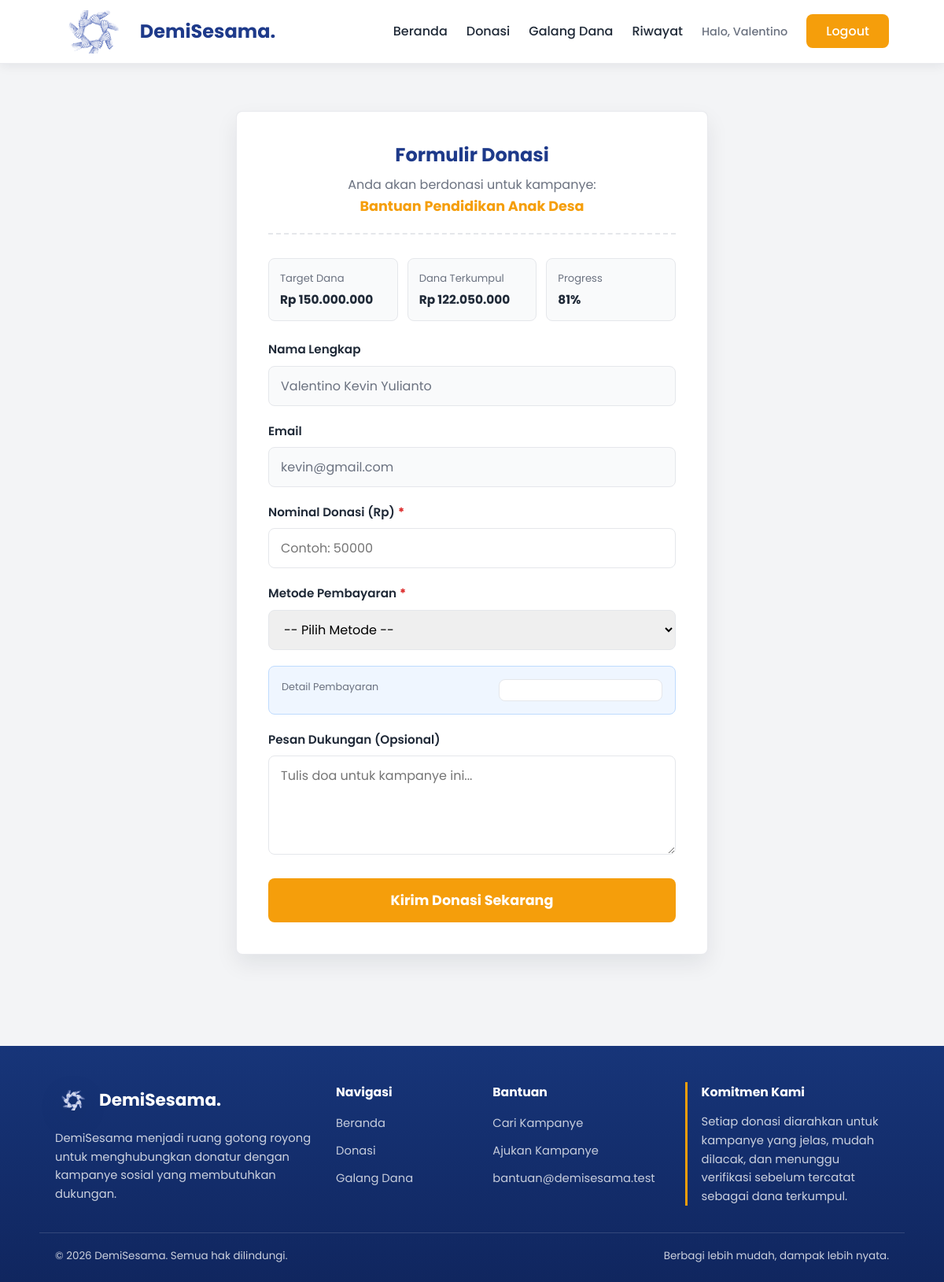
Screenshot of /pages/donasi.php?id=5 (signed in) with the database file from the repository.
### tables this page shows
CREATE TABLE `kampanye` (
  `id_kampanye` int(11) NOT NULL AUTO_INCREMENT,
  `id_penyelenggara` int(11) NOT NULL,
  `judul_kampanye` varchar(100) NOT NULL,
  `kategori` varchar(50) NOT NULL,
  `lokasi` varchar(100) NOT NULL,
  `deskripsi` varchar(1000) NOT NULL,
  `target_dana` int(15) NOT NULL,
  `dana_terkumpul` int(15) NOT NULL DEFAULT 0,
  `batas_waktu` date NOT NULL,
  `gambar_poster` varchar(255) NOT NULL,
  `status` ENUM('pending', 'approved', 'rejected', 'completed') NOT NULL DEFAULT 'pending',
  PRIMARY KEY (`id_kampanye`),
  KEY `id_penyelenggara` (`id_penyelenggara`),
  CONSTRAINT `kampanye_ibfk_1`
    FOREIGN KEY (`id_penyelenggara`)
    REFERENCES `penyelenggara` (`id_penyelenggara`)
    ON DELETE CASCADE
    ON UPDATE CASCADE
);

CREATE TABLE `donatur` (
  `id_donatur` int(11) NOT NULL AUTO_INCREMENT,
  `nama_lengkap` varchar(50) NOT NULL,
  `email` varchar(50) NOT NULL,
  `nomor_telepon` varchar(15) NOT NULL,
  `password` varchar(50) NOT NULL,
  PRIMARY KEY (`id_donatur`)
);

### components/path_helper.php (called while the page is built, shortened)
<?php
if (!function_exists('appBaseUrl')) {
    function appBaseUrl() {
        static $base_url = null;
        if ($base_url !== null) {
            return $base_url;
        }
        $document_root = realpath($_SERVER['DOCUMENT_ROOT'] ?? '');
        $project_root = realpath(dirname(__DIR__));
        if ($document_root && $project_root && strpos($project_root, $document_root) === 0) {
            $relative = trim(str_replace('\\', '/', substr($project_root, strlen($document_root))), '/');
            $base_url = '/' . ($relative !== '' ? $relative . '/' : '');
            return $base_url;
        }
        $script_name = str_replace('\\', '/', $_SERVER['SCRIPT_NAME'] ?? '/');
        $base_url = preg_replace('#/(admin|auth|pages)/[^/]*$#', '/', $script_name);
        $base_url = preg_replace('#/[^/]*$#', '/', $base_url);
        return $base_url ?: '/';
    }
}
if (!function_exists('url_for')) {
    function url_for($path = '') {
        $path = (string) $path;
        return appBaseUrl() . ltrim($path, '/');
    }
}
if (!function_exists('asset_url')) {
    function asset_url($path) {
        return url_for($path);
    }
}
if (!function_exists('current_page_path')) {
    function current_page_path() {
        $script_name = str_replace('\\', '/', $_SERVER['SCRIPT_NAME'] ?? '');
        $base_url = appBaseUrl();
        return ltrim(basename($script_name), '/');
    }
}
?>

### components/donation_service.php (called while the page is built, shortened)
<?php
require_once __DIR__ . "/donation_helper.php";
if (!function_exists('getCampaignForDonation')) {
    function getCampaignForDonation($conn, $id_kampanye) {
        $id_kampanye = (int) $id_kampanye;
        $stmt = mysqli_prepare(
            $conn,
            "SELECT k.*, p.nama_penyelenggara
             FROM kampanye k
             INNER JOIN penyelenggara p ON p.id_penyelenggara = k.id_penyelenggara
             WHERE k.id_kampanye = ?"
        );
        mysqli_stmt_bind_param($stmt, "i", $id_kampanye);
        mysqli_stmt_execute($stmt);
        $result = mysqli_stmt_get_result($stmt);
        $campaign = $result ? mysqli_fetch_assoc($result) : null;
        return $campaign;
    }
}
if (!function_exists('getDonorById')) {
    function getDonorById($conn, $id_donatur) {
        $id_donatur = (int) $id_donatur;
        $stmt = mysqli_prepare($conn, "SELECT id_donatur, nama_lengkap, email FROM donatur WHERE id_donatur = ?");
        mysqli_stmt_bind_param($stmt, "i", $id_donatur);
        mysqli_stmt_execute($stmt);
        $result = mysqli_stmt_get_result($stmt);
        $donor = $result ? mysqli_fetch_assoc($result) : null;
        return $donor;
    }
}
?>

### components/donation_helper.php (called while the page is built, shortened)
<?php
require_once __DIR__ . "/path_helper.php";
if (!function_exists('e')) {
    function e($value) {
        return htmlspecialchars((string) $value, ENT_QUOTES, 'UTF-8');
    }
}
if (!function_exists('formatRupiah')) {
    function formatRupiah($value) {
        return "Rp " . number_format((float) $value, 0, ',', '.');
    }
}
if (!function_exists('isCampaignClosed')) {
    function isCampaignClosed($campaign) {
        $status = strtolower((string) ($campaign['status'] ?? ''));
        $target = (float) ($campaign['target_dana'] ?? 0);
        $collected = (float) ($campaign['dana_terkumpul'] ?? 0);
        if (!empty($campaign['batas_waktu'])) {
            $today = new DateTime('today');
            $deadline = new DateTime($campaign['batas_waktu']);
        }
        return false;
    }
}
?>

### pages/donasi.php (the view, shortened to what this page needs)
<?php
require_once("../components/db_conn.php");
require_once("../components/donation_service.php");
$id_kampanye = filter_input(INPUT_GET, 'id', FILTER_VALIDATE_INT);
$kampanye = getCampaignForDonation($conn, $id_kampanye);
$donatur = getDonorById($conn, $_SESSION['id_donatur']);
$nominal = $_POST['nominal'] ?? '';
$pesan = $_POST['pesan'] ?? '';
$target = $kampanye ? (float) $kampanye['target_dana'] : 0;
$terkumpul = $kampanye ? (float) $kampanye['dana_terkumpul'] : 0;
$persentase = $target > 0 ? min(round(($terkumpul / $target) * 100), 100) : 0;
$campaign_closed = $kampanye ? isCampaignClosed($kampanye) : false;
?>
<!DOCTYPE html>
<html lang="id">
<head>
    <link rel="stylesheet" href="<?php echo asset_url('css/global.css?v=3'); ?>">
    <link rel="stylesheet" href="<?php echo asset_url('css/form.css?v=3'); ?>">
</head>
<body>
    <?php include_once("../components/nav.php") ?>
    <main class="halaman-form">
        <div class="container form-container">
            <div class="form-card">
                <?php if (!$kampanye): ?>
                    <div class="ringkasan-donasi">
                        <h2>Kampanye tidak ditemukan</h2>
                        <p>Silakan kembali ke daftar kampanye dan pilih donasi yang tersedia.</p>
                    </div>
                    <a href="<?php echo url_for('index.php#kampanye'); ?>" class="btn-kembali-home">Kembali ke Kampanye</a>
                <?php else: ?>
                    <div class="ringkasan-donasi">
                        <h2>Formulir Donasi</h2>
                        <p>Anda akan berdonasi untuk kampanye:<br><strong><?php echo e($kampanye['judul_kampanye']); ?></strong></p>
                    </div>
                    <div class="summary-grid">
                        <div>
                            <span>Target Dana</span>
                            <strong><?php echo formatRupiah($kampanye['target_dana']); ?></strong>
                        </div>
                        <div>
                            <span>Dana Terkumpul</span>
                            <strong><?php echo formatRupiah($kampanye['dana_terkumpul']); ?></strong>
                        </div>
                        <div>
                            <span>Progress</span>
                            <strong><?php echo $persentase; ?>%</strong>
                        </div>
                    </div>
                    <form method="POST" action="<?php echo url_for('pages/donasi.php?id=' . (int) $kampanye['id_kampanye']); ?>" class="form-donasi">
                        <div class="form-group">
                            <label for="nama">Nama Lengkap</label>
                            <input type="text" id="nama" value="<?php echo e($donatur['nama_lengkap']); ?>" readonly>
                        </div>
                        <div class="form-group">
                            <label for="email">Email</label>
                            <input type="email" id="email" value="<?php echo e($donatur['email']); ?>" readonly>
                        </div>
                        <div class="form-group">
                            <label for="nominal">Nominal Donasi (Rp)<span class="required">*</span></label>
                            <input type="number" id="nominal" name="nominal" placeholder="Contoh: 50000" min="10000" value="<?php echo e($nominal); ?>" required>
                        </div>
                        <div class="form-group">
                            <label for="metode">Metode Pembayaran<span class="required">*</span></label>
                            <select name="metode" id="metode" required>
                                <option value="">-- Pilih Metode --</option>
                            </select>
                        </div>
                        <div class="payment-preview" id="payment-preview" hidden>
                            <div>
                                <span>Detail Pembayaran</span>
                            </div>
                            <div class="payment-preview-target" id="payment-preview-target"></div>
                        </div>
                        <div class="form-group">
                            <label for="pesan">Pesan Dukungan (Opsional)</label>
                            <textarea id="pesan" name="pesan" rows="4" placeholder="Tulis doa untuk kampanye ini..."><?php echo e($pesan); ?></textarea>
                        </div>
                        <button type="submit" class="btn-submit-form">Kirim Donasi Sekarang</button>
                    </form>
                <?php endif; ?>
            </div>
        </div>
    </main>
    <?php include_once("../components/footer.php") ?>
</body>
</html>

### CSS/global.css (style rules this page uses)
:root { --primary: #1E3A8A; --primary-hover: #3B82F6; --button: #F59E0B; --button-hover: #D97706; --bg-body: #F3F4F6; --white: #FFFFFF; --main-text: #1F2937; --text-desc: #6B7280; --border: #E5E7EB; --danger: #DC2626; --shadow-soft: 0 12px 28px rgba(15, 23, 42, 0.08); --shadow-hover: 0 18px 38px rgba(15, 23, 42, 0.14); }
* { margin: 0; padding: 0; box-sizing: border-box; font-family: 'Poppins', sans-serif; }
body { background-color: var(--bg-body); color: var(--main-text); line-height: 1.6; min-height: 100vh; }
.container { max-width: 1100px; margin: 0 auto; padding: 0 20px; }
html { scroll-behavior: smooth; }
.required { color: var(--danger); margin-left: 4px; font-weight: bold; }

### CSS/form.css (style rules this page uses)
.halaman-form { padding: 60px 0; background-color: var(--bg-body); min-height: 80vh; }
.form-container { display: flex; justify-content: center; }
.form-card { background-color: var(--white); width: 100%; max-width: 600px; padding: 40px; border: 1px solid rgba(229, 231, 235, 0.85); border-radius: 8px; box-shadow: var(--shadow-soft); }
.ringkasan-donasi { text-align: center; margin-bottom: 30px; padding-bottom: 20px; border-bottom: 2px dashed var(--border); }
.ringkasan-donasi h2 { color: var(--primary); margin-bottom: 10px; line-height: 1.25; }
.ringkasan-donasi p { color: var(--text-desc); }
.ringkasan-donasi strong { color: var(--button); font-size: 1.1rem; }
.form-group { margin-bottom: 20px; display: flex; flex-direction: column; }
.form-group label { font-weight: 600; margin-bottom: 8px; color: var(--main-text); font-size: 0.95rem; }
.form-group input, .form-group select, .form-group textarea { padding: 12px 15px; border: 1px solid var(--border); border-radius: 8px; font-family: 'Poppins', sans-serif; font-size: 1rem; outline: none; transition: border-color 0.25s ease, box-shadow 0.25s ease; width: 100%; }
.form-group input[readonly] { background-color: #F9FAFB; color: var(--text-desc); cursor: not-allowed; }
.summary-grid { display: grid; grid-template-columns: repeat(3, minmax(0, 1fr)); gap: 12px; margin-bottom: 24px; }
.summary-grid div { border: 1px solid var(--border); border-radius: 8px; padding: 14px; background-color: #F9FAFB; }
.summary-grid span { display: block; color: var(--text-desc); font-size: 0.82rem; margin-bottom: 4px; }
.summary-grid strong { color: var(--main-text); font-size: 0.96rem; overflow-wrap: anywhere; }
.payment-preview { border: 1px solid #BFDBFE; border-radius: 8px; background-color: #EFF6FF; display: grid; grid-template-columns: minmax(0, 1fr) minmax(180px, 0.8fr); gap: 16px; margin: 6px 0 20px; padding: 16px; }
.payment-preview span, .payment-preview-target span { color: var(--text-desc); display: block; font-size: 0.8rem; margin-bottom: 4px; }
.payment-preview-target { background-color: var(--white); border: 1px solid var(--border); border-radius: 8px; padding: 12px; }
.btn-submit-form { width: 100%; background-color: var(--button); color: var(--white); padding: 15px; border: none; border-radius: 8px; font-size: 1.1rem; font-weight: bold; cursor: pointer; margin-top: 10px; transition: background-color 0.25s ease, transform 0.25s ease; }

### rows the page displays
kampanye: judul_kampanye "Bantuan Pendidikan Anak Desa", target_dana "Rp 150.000.000", dana_terkumpul "Rp 122.050.000", persentase "81"
donatur: nama_lengkap "Valentino Kevin Yulianto", email "kevin@gmail.com"

### other values shown
$nama_pertama_nav "Valentino"
